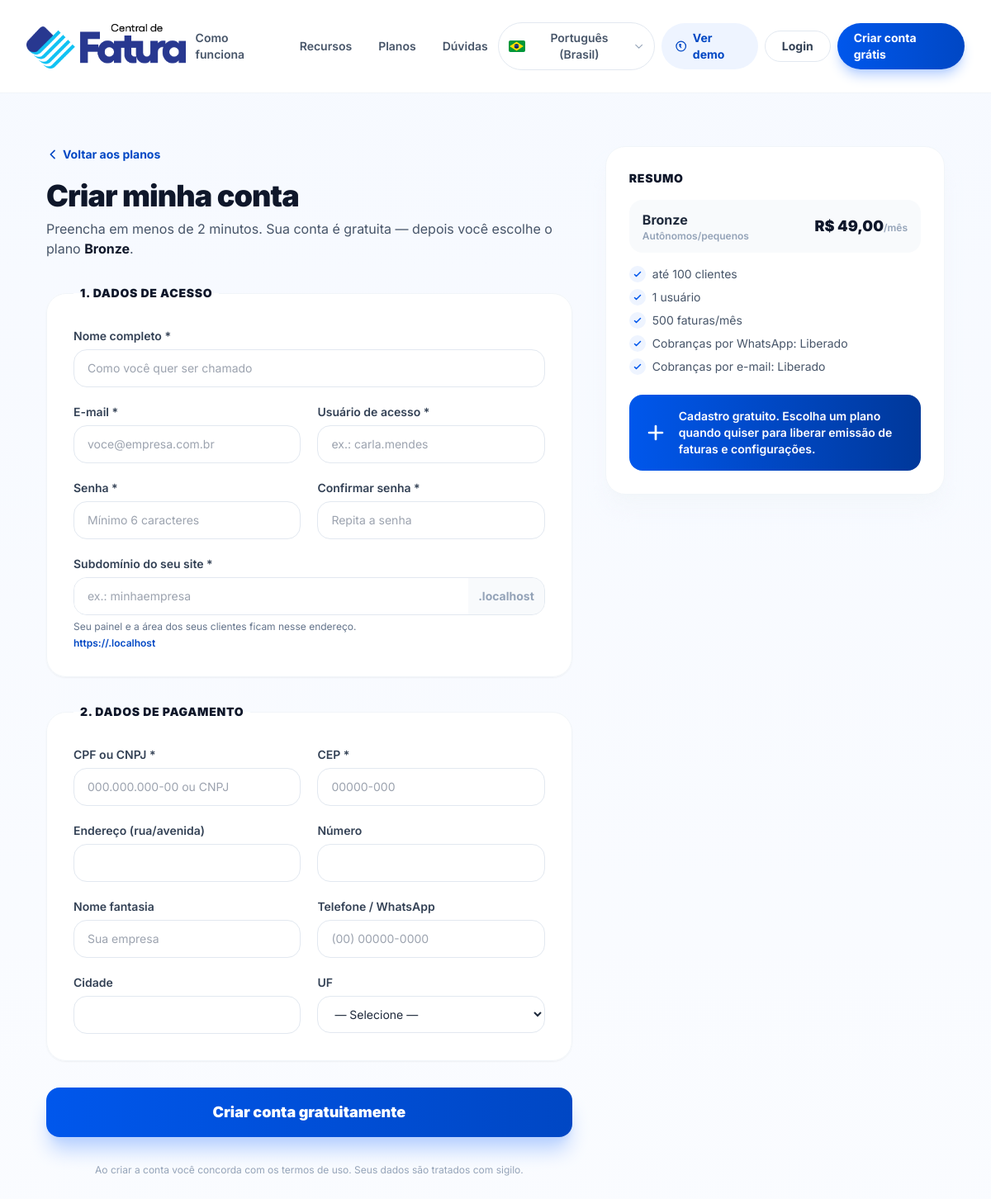
Screenshot of /cadastro.php?plano=1 with the database file from the repository.
### tables this page shows
CREATE TABLE `planos` (
  `id` int(11) NOT NULL AUTO_INCREMENT,
  `nome` varchar(50) NOT NULL,
  `slug` varchar(50) NOT NULL,
  `preco` decimal(10,2) DEFAULT 0.00,
  `descricao` varchar(500) DEFAULT NULL,
  `beneficios` text DEFAULT NULL,
  `max_clientes` int(11) DEFAULT NULL,
  `max_usuarios` int(11) DEFAULT NULL,
  `max_faturas_mensais` int(11) DEFAULT NULL,
  `whatsapp_cobranca` tinyint(1) DEFAULT 1,
  `email_cobranca` tinyint(1) DEFAULT 1,
  `cor` varchar(20) DEFAULT 'secondary',
  `icon` varchar(100) DEFAULT NULL,
  `ativo` tinyint(1) DEFAULT 1,
  `ordem` int(11) DEFAULT 0,
  `criado_em` timestamp NOT NULL DEFAULT current_timestamp(),
  PRIMARY KEY (`id`),
  UNIQUE KEY `slug` (`slug`)
);

### cadastro.php (the view, shortened to what this page needs)
<?php
require_once __DIR__ . '/_site.php';
require_once __DIR__ . '/config/email_helpers.php';
$pdo = getConnection();
$p = ['id' => 0, 'nome' => '', 'preco' => '0', 'descricao' => '', 'beneficios' => ''];
$planoId = (int)($_POST['plano'] ?? $_GET['plano'] ?? 0);
if ($planoId > 0 && $pdo) {
    $stmt = $pdo->prepare("SELECT * FROM planos WHERE id = ? AND ativo = 1 AND slug <> 'demo'");
    $stmt->execute([$planoId]);
    $p = $stmt->fetch() ?: $p;
}
?>
<section class="py-16 min-h-screen bg-gradient-to-b from-brand-50/50 to-white">
    <div class="max-w-6xl mx-auto px-4 sm:px-6 lg:px-8 grid grid-cols-1 lg:grid-cols-5 gap-10">
        <div class="lg:col-span-3">
            <a href="<?= siteAsset('/planos.php') ?>" class="inline-flex items-center gap-1 text-sm font-bold text-brand-700 hover:text-brand-800">
                <svg class="w-4 h-4" fill="none" viewBox="0 0 24 24" stroke="currentColor" stroke-width="2.5"><path stroke-linecap="round" stroke-linejoin="round" d="M15 19l-7-7 7-7"/></svg>
                <?= siteT('cad_voltar') ?>
            </a>
            <h1 class="mt-4 text-3xl sm:text-4xl font-black text-slate-900 tracking-tight"><?= siteT('cad_titulo') ?></h1>
            <p class="mt-2 text-slate-600">
                <?php if ($p['id'] > 0): ?>
                <?= siteT('cad_sub1') ?> <strong class="text-slate-900"><?= htmlspecialchars($p['nome']) ?></strong>.
                <?php else: ?>
                <?= siteT('cad_sub1_livre') ?>
                <?php endif; ?>
            </p>
            <form method="post" class="mt-8 space-y-8">
                <fieldset class="rounded-3xl border border-slate-100 bg-white p-6 sm:p-8 shadow-sm">
                    <legend class="px-2 text-sm font-black text-slate-900 uppercase tracking-wider"><?= siteT('cad_passo1') ?></legend>
                    <div class="grid grid-cols-1 sm:grid-cols-2 gap-5">
                        <div class="sm:col-span-2">
                            <label class="block text-sm font-semibold text-slate-700"><?= siteT('cad_nome') ?></label>
                            <input name="nome" value="<?= htmlspecialchars($d['nome'] ?? '') ?>" required
                                   class="mt-1.5 w-full rounded-2xl border border-slate-200 px-4 py-3 text-sm focus:border-brand-500 focus:ring-2 focus:ring-brand-100 outline-none transition" placeholder="<?= siteT('cad_nome_ph') ?>">
                        </div>
                        <div>
                            <label class="block text-sm font-semibold text-slate-700"><?= siteT('cad_email') ?></label>
                            <input type="email" name="email" value="<?= htmlspecialchars($d['email'] ?? '') ?>" required
                                   class="mt-1.5 w-full rounded-2xl border border-slate-200 px-4 py-3 text-sm focus:border-brand-500 focus:ring-2 focus:ring-brand-100 outline-none transition" placeholder="<?= siteT('cad_email_ph') ?>">
                        </div>
                        <div>
                            <label class="block text-sm font-semibold text-slate-700"><?= siteT('cad_usuario') ?></label>
                            <input name="usuario" value="<?= htmlspecialchars($d['usuario'] ?? '') ?>" required
                                   class="mt-1.5 w-full rounded-2xl border border-slate-200 px-4 py-3 text-sm focus:border-brand-500 focus:ring-2 focus:ring-brand-100 outline-none transition" placeholder="<?= siteT('cad_usuario_ph') ?>">
                        </div>
                        <div>
                            <label class="block text-sm font-semibold text-slate-700"><?= siteT('cad_senha') ?></label>
                            <input type="password" name="senha" required minlength="6"
                                   class="mt-1.5 w-full rounded-2xl border border-slate-200 px-4 py-3 text-sm focus:border-brand-500 focus:ring-2 focus:ring-brand-100 outline-none transition" placeholder="<?= siteT('cad_senha_ph') ?>">
                        </div>
                        <div>
                            <label class="block text-sm font-semibold text-slate-700"><?= siteT('cad_confirma') ?></label>
                            <input type="password" name="confirma_senha" required minlength="6"
                                   class="mt-1.5 w-full rounded-2xl border border-slate-200 px-4 py-3 text-sm focus:border-brand-500 focus:ring-2 focus:ring-brand-100 outline-none transition" placeholder="<?= siteT('cad_confirma_ph') ?>">
                        </div>
                        <div class="sm:col-span-2">
                            <label class="block text-sm font-semibold text-slate-700"><?= siteT('cad_subdominio') ?></label>
                            <div class="mt-1.5 flex items-stretch overflow-hidden rounded-2xl border border-slate-200 focus-within:border-brand-500 focus-within:ring-2 focus-within:ring-brand-100 transition">
                                <input id="campoSubdominio" name="subdominio" value="<?= htmlspecialchars(strtolower(trim($d['subdominio'] ?? ''))) ?>" required
                                       pattern="[a-z0-9][a-z0-9-]{1,28}[a-z0-9]" title="<?= htmlspecialchars(siteT('cad_e_subdominio')) ?>"
                                       oninput="siteAtualizarSubdominio()"
                                       class="w-full px-4 py-3 text-sm outline-none" placeholder="<?= siteT('cad_subdominio_ph') ?>">
                                <span class="flex items-center px-3 text-sm font-bold text-slate-400 bg-slate-50 whitespace-nowrap">.<?= htmlspecialchars(ltrim(preg_replace('/:\d+$/', '', strtolower(trim($_SERVER['HTTP_HOST'] ?? ''))), '.')) ?></span>
                            </div>
                            <p class="mt-1.5 text-xs text-slate-500"><?= siteT('cad_subdominio_hint') ?></p>
                            <p class="mt-1 text-xs font-semibold text-brand-700">https://.<span id="previaHost"><?= htmlspecialchars(ltrim(preg_replace('/:\d+$/', '', strtolower(trim($_SERVER['HTTP_HOST'] ?? ''))), '.')) ?></span></p>
                        </div>
                    </div>
                </fieldset>
                <fieldset class="rounded-3xl border border-slate-100 bg-white p-6 sm:p-8 shadow-sm">
                    <legend class="px-2 text-sm font-black text-slate-900 uppercase tracking-wider"><?= siteT('cad_passo2') ?></legend>
                    <div class="grid grid-cols-1 sm:grid-cols-2 gap-5">
                        <div>
                            <label class="block text-sm font-semibold text-slate-700"><?= siteT('cad_cpfcnpj') ?></label>
                            <input name="cpfcnpj" value="<?= htmlspecialchars($d['documento'] ?? '') ?>" required inputmode="numeric" placeholder="<?= siteT('cad_cpfcnpj_ph') ?>"
                                   class="mt-1.5 w-full rounded-2xl border border-slate-200 px-4 py-3 text-sm focus:border-brand-500 focus:ring-2 focus:ring-brand-100 outline-none transition">
                        </div>
                        <div>
                            <label class="block text-sm font-semibold text-slate-700"><?= siteT('cad_cep') ?></label>
                            <input name="cep" value="<?= htmlspecialchars($d['cep'] ?? '') ?>" required inputmode="numeric" placeholder="<?= siteT('cad_cep_ph') ?>"
                                   class="mt-1.5 w-full rounded-2xl border border-slate-200 px-4 py-3 text-sm focus:border-brand-500 focus:ring-2 focus:ring-brand-100 outline-none transition">
                        </div>
                        <div>
                            <label class="block text-sm font-semibold text-slate-700"><?= siteT('cad_end') ?></label>
                            <input name="logradouro" value="<?= htmlspecialchars($d['logradouro'] ?? '') ?>"
                                   class="mt-1.5 w-full rounded-2xl border border-slate-200 px-4 py-3 text-sm focus:border-brand-500 focus:ring-2 focus:ring-brand-100 outline-none transition">
                        </div>
                        <div>
                            <label class="block text-sm font-semibold text-slate-700"><?= siteT('cad_num') ?></label>
                            <input name="numero" value="<?= htmlspecialchars($d['numero'] ?? '') ?>"
                                   class="mt-1.5 w-full rounded-2xl border border-slate-200 px-4 py-3 text-sm focus:border-brand-500 focus:ring-2 focus:ring-brand-100 outline-none transition">
                        </div>
                        <div>
                            <label class="block text-sm font-semibold text-slate-700"><?= siteT('cad_fantasia') ?></label>
                            <input name="nome_fantasia" value="<?= htmlspecialchars($d['nome_fantasia'] ?? '') ?>"
                                   class="mt-1.5 w-full rounded-2xl border border-slate-200 px-4 py-3 text-sm focus:border-brand-500 focus:ring-2 focus:ring-brand-100 outline-none transition" placeholder="<?= siteT('cad_fantasia_ph') ?>">
                        </div>
                        <div>
                            <label class="block text-sm font-semibold text-slate-700"><?= siteT('cad_tel') ?></label>
                            <input name="telefone" value="<?= htmlspecialchars($d['telefone'] ?? '') ?>" placeholder="<?= siteT('cad_tel_ph') ?>"
                                   class="mt-1.5 w-full rounded-2xl border border-slate-200 px-4 py-3 text-sm focus:border-brand-500 focus:ring-2 focus:ring-brand-100 outline-none transition">
                        </div>
                        <div>
                            <label class="block text-sm font-semibold text-slate-700"><?= siteT('cad_cidade') ?></label>
                            <input name="cidade" value="<?= htmlspecialchars($d['cidade'] ?? '') ?>"
                                   class="mt-1.5 w-full rounded-2xl border border-slate-200 px-4 py-3 text-sm focus:border-brand-500 focus:ring-2 focus:ring-brand-100 outline-none transition">
                        </div>
                        <div>
                            <label class="block text-sm font-semibold text-slate-700"><?= siteT('cad_uf') ?></label>
                            <select name="estado" class="mt-1.5 w-full rounded-2xl border border-slate-200 px-4 py-3 text-sm bg-white focus:border-brand-500 focus:ring-2 focus:ring-brand-100 outline-none transition">
                                <option value=""><?= siteT('cad_uf_sel') ?></option>
                            </select>
                        </div>
                    </div>
                </fieldset>
                <button type="submit" class="w-full rounded-2xl py-4 text-lg font-black text-white bg-gradient-to-r from-brand-600 to-brand-700 hover:from-brand-700 hover:to-brand-800 shadow-xl shadow-brand-200 hover:-translate-y-0.5 transition">
                    <?= siteT('cad_btn') ?>
                </button>
                <p class="text-center text-xs text-slate-400"><?= siteT('cad_termos') ?></p>
            </form>
        </div>
        <aside class="lg:col-span-2">
            <div class="sticky top-24 rounded-3xl border border-slate-100 bg-white p-7 shadow-xl shadow-slate-100/70">
                <h3 class="text-sm font-black uppercase tracking-wider text-slate-900"><?= siteT('cad_resumo') ?></h3>
                <?php if ($p['id'] > 0): ?>
                <div class="mt-4 flex items-center justify-between rounded-2xl bg-slate-50 px-4 py-3">
                    <span class="font-bold text-slate-800"><?= htmlspecialchars($p['nome']) ?> <span class="text-xs font-semibold text-slate-400 block"><?= htmlspecialchars(trim((string)$p['descricao'])) ?></span></span>
                    <span class="text-lg font-black text-slate-900">R$ <?= sitePreco($p['preco']) ?><span class="text-xs text-slate-400 font-semibold"><?= siteT('plan_mes') ?></span></span>
                </div>
                <ul class="mt-4 space-y-2 text-sm text-slate-600">
                    <?php foreach (siteParseBeneficios($p['beneficios']) as $b): if (siteBeneficioStatus($b) !== 'ok') continue; ?>
                    <li class="flex gap-2"><span class="w-5 h-5 rounded-full bg-brand-50 text-brand-600 grid place-items-center shrink-0"><svg class="w-3 h-3" fill="none" viewBox="0 0 24 24" stroke="currentColor" stroke-width="3"><path stroke-linecap="round" stroke-linejoin="round" d="M5 13l4 4L19 7"/></svg></span><?= htmlspecialchars($b) ?></li>
                    <?php endforeach; ?>
                </ul>
                <?php endif; ?>
                <div class="mt-6 rounded-2xl bg-gradient-to-r from-brand-600 to-brand-800 text-white p-4 flex items-center gap-3">
                    <svg class="w-8 h-8 shrink-0" fill="none" viewBox="0 0 24 24" stroke="currentColor" stroke-width="2"><path stroke-linecap="round" stroke-linejoin="round" d="M12 6v6m0 0v6m0-6h6m-6 0H6"/></svg>
                    <p class="text-sm font-semibold"><?= siteT('cad_pix_nota') ?></p>
                </div>
            </div>
        </aside>
    </div>
</section>
</body>
</html>

### rows the page displays
planos: nome "Bronze", descricao "Autônomos/pequenos", preco "49,00", beneficios "até 100 clientes", beneficios "1 usuário", beneficios "500 faturas/mês", beneficios "Cobranças por WhatsApp: Liberado", beneficios "Cobranças por e-mail: Liberado"

### other values shown
siteT('nav_como') "Como funciona"
siteT('nav_recursos') "Recursos"
siteT('nav_planos') "Planos"
siteT('nav_duvidas') "Dúvidas"
siteIdiomas()[siteIdiomaAtual()] "Português (Brasil)"
siteT('nav_demo') "Ver demo"
siteT('nav_login') "Login"
siteT('nav_criar') "Criar conta grátis"
siteT('cad_voltar') "Voltar aos planos"
siteT('cad_titulo') "Criar minha conta"
siteT('cad_sub1') "Preencha em menos de 2 minutos. Sua conta é gratuita — depois você escolhe o plano"
siteT('cad_passo1') "1. DADOS DE ACESSO"
siteT('cad_nome') "Nome completo *"
siteT('cad_email') "E-mail *"
siteT('cad_usuario') "Usuário de acesso *"
